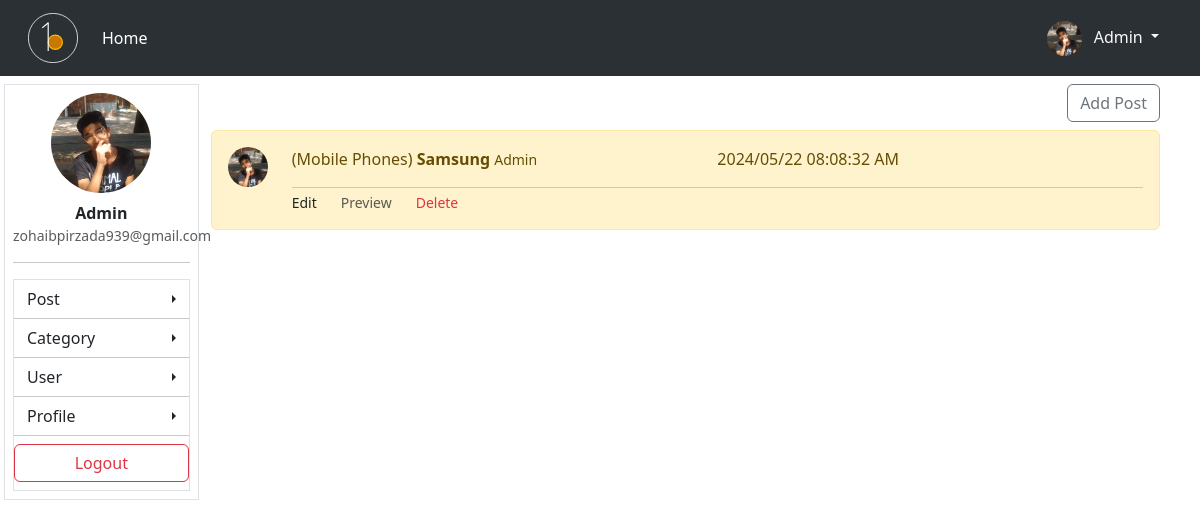
Screenshot of /dashboard/my-post/ (signed in) with the database file from the repository.
### blog/models.py (models this page shows, shortened)
class Profile(models.Model):
    user = models.OneToOneField(User, on_delete=models.CASCADE)
    profile_pic = models.ImageField(upload_to='images', default='image/profile.png')
    staff = models.CharField(max_length=20, choices=STAFF_SELECTOR , default='Pending')

class Blog(models.Model):
    user = models.ForeignKey(User, on_delete=models.CASCADE)
    category = models.ForeignKey(Category, on_delete=models.CASCADE)
    title = models.CharField(max_length=200)
    thumbnail_image = models.ImageField(upload_to='blog/img')
    pub_date = models.DateTimeField(auto_now_add=True)
    body = RichTextField()

class Category(models.Model):
    user = models.ForeignKey(User, on_delete=models.CASCADE, related_name='cat_user')
    name = models.CharField(max_length=200)
    cat_image = models.ImageField(upload_to='cat/img', blank=True)
    create_date = models.DateTimeField(auto_now_add=True)
    def __str__(self):
        return self.name

### dashboard/views.py (the view)
# urls.py: path('my-post/', views.my_post, name='my_post'),
def my_post(request):
    user = get_object_or_404(User, id=request.user.id)
    profile = get_object_or_404(Profile, user=user)
    if profile.staff == 'Approved':
        my_post = Blog.objects.filter(user=request.user).order_by("-pub_date")
        return render(request, 'my_post.html',{"my_post" : my_post})
    else:
        messages.success(request, 'Your are not team staff')
        return redirect('index')

### dashboard/templates/my_post.html (shortened to what this page needs)
{% extends 'dashboard/base.html' %}
{% block content %}
<div class="w-100 text-end mb-2">
    <a href="{% url 'add_blog' %}" class="btn btn-outline-secondary">Add Post</a>
</div>
{% for post in my_post %}
<div class="alert alert-warning" role="alert">
    <div class="row">
        <div class="col-auto"><img src="{{post.user.profile.profile_pic.url}}"
                class="rounded-circle object-fit-cover" style="object-position: 0% 0%;" width="40px" height="40px"
                alt=""></div>
        <div class="col">
            <div class="w-100 d-flex">
                <div class="w-75">
                    ({{post.category}})
                    <strong>{{post.title|capfirst}}</strong>
                    <small> {{post.user.username|capfirst}}</small>
                </div>
                <div class="w-75">
                    <p>{{post.pub_date|date:'Y/m/d H:i:s A'}} </p>
                </div>
            </div>
            <hr class="m-0">
            <div class="w-100 row">
                <div class="col-auto form-text"><a class="text-dark text-decoration-none" href="{% url 'edit_post' post.id %}">Edit</a></div>
                <div class="col-auto form-text">Preview</div>
                <div class="col-auto form-text "><a class="text-danger " style="text-decoration: none;" href="{% url 'delete_post' post.id %}">Delete</a></div>
            </div>
        </div>
    </div>
</div>
{% empty %}
<div class="w-100 text-center">
    <h1 style="text-transform:capitalize;">
        {{request.user.username}}'s not have any Post🤷‍♀️🤷‍♀️
    </h1>
</div>
{% endfor  %}
{% endblock content %}

### blog/templates/base/header.html (shortened to what this page needs)
{% load static %}
<nav class="navbar navbar-expand-lg bg-body-tertiary px-3 mb-2 sticky-top " data-bs-theme="dark">
    <div class="container-fluid">
        <a class="navbar-brand" href="{% url 'index' %}">
        </a>
        <div class="collapse navbar-collapse" id="navbarSupportedContent">
            <ul class="navbar-nav me-auto mb-2 mb-lg-0">
                <li class="nav-item">
                    <a class="nav-link active" aria-current="page" href="{% url 'index' %}">Home</a>
                </li>
            </ul>
            <div class="d-flex gap-2 none">
                {% if user.is_authenticated %}
                <div class="dropdown">
                    <div class="text-light btn dropdown-toggle" type="button" data-bs-toggle="dropdown"
                        aria-expanded="false">
                        <img src="{{request.user.profile.profile_pic.url}} " class="rounded-circle object-fit-cover me-2"
                            width="35px" height="35px{{request.user.username}}" style="object-position: 0% 0%;" alt="">
                        {{user.username|capfirst}}
                    </div>
                </div>
                {% else %}
                <a href="{% url 'login' %}" class="btn py-2 btn-outline-light">Login</a>
                <a href="{% url 'register' %}" class="btn px-3 py-2 btn-secondary">Registration</a>
                {% endif %}
            </div>
        </div>
    </div>
</nav>

### dashboard/templates/dashboard/sidebar.html (shortened to what this page needs)
<div class="w-100 text-center">
    <img src="{{request.user.profile.profile_pic.url}}" width="100px" height="100px"
        class="rounded-circle object-fit-cover" style="object-position: 0% 0%;" alt="">
</div>
<div class="w-100 text-center mt-2 ">
    <strong>{{request.user.username|capfirst}}</strong>
    <p class="form-text m-0">{{request.user.email}}</p>
</div>
<hr>
<div class="w-100 mt-2 ">
    <div class="list-group rounded rounded-0 border ">
        <div class="btn-group dropend">
            <div class="d-flex align-items-center justify-content-between btn dropdown-toggle rounded rounded-0"
                data-bs-toggle="dropdown" aria-expanded="false">
                Post
            </div>
        </div>
        <hr class="m-0">
        <div class="btn-group dropend">
            <div class="d-flex align-items-center justify-content-between btn dropdown-toggle rounded rounded-0"
                data-bs-toggle="dropdown" aria-expanded="false">
                Category
            </div>
        </div>
        <hr class="m-0">
        <div class="btn-group dropend">
            <div class="d-flex align-items-center justify-content-between btn dropdown-toggle rounded rounded-0"
                data-bs-toggle="dropdown" aria-expanded="false">
                User
            </div>
        </div>
        <hr class="m-0">
        <div class="btn-group dropend">
            <div class="d-flex align-items-center justify-content-between btn dropdown-toggle rounded rounded-0"
                data-bs-toggle="dropdown" aria-expanded="false">
                Profile
            </div>
        </div>
        <hr class="m-0">
        <div class="py-2 rounded rounded-0">
            <a class="btn w-100 btn-outline-danger" href="{% url 'logout' %}">Logout</a>
        </div>
    </div>
</div>

### rows the page displays
Blog: user.profile.profile_pic (picture), category "Mobile Phones", title "Samsung", user.username "Admin", pub_date "2024/05/22 08:08:32 AM"

### other values shown
{{ user.username|capfirst }} "Admin"
{{ request.user.username|capfirst }} "Admin"
{{ request.user.email }} "zohaibpirzada939@gmail.com"
